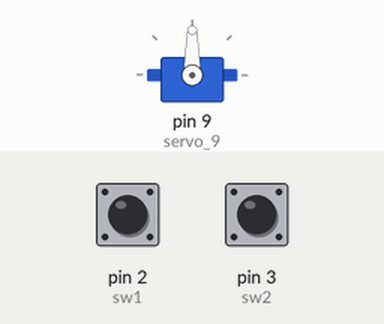
Simulated run of this sketch. Board: Arduino Uno, built with avr-gcc and run on an emulated ATmega328P. Shown: servo. The inputs (shaded band) are chosen by the test bench; at power-on: pin 3 (sw2) HIGH, pin 2 (sw1) HIGH.

Above: at 1.2 s.
1.3 s: pin 3 (sw2) pulled LOW for 1 s
At 3.4 s:
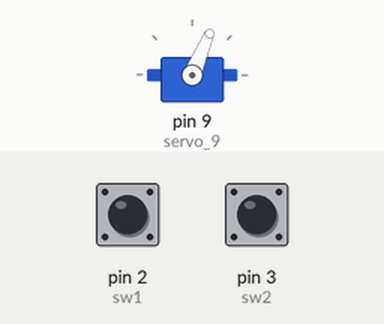
3.8 s: pin 3 (sw2) pulled LOW for 3.2 s
At 5.7 s:
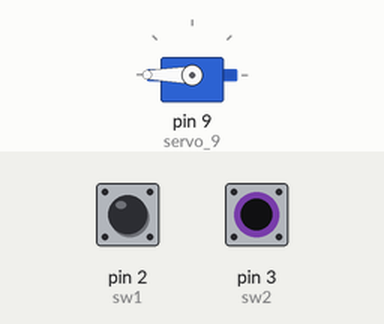
8.5 s: pin 2 (sw1) pulled LOW for 3.2 s
At 12.2 s:
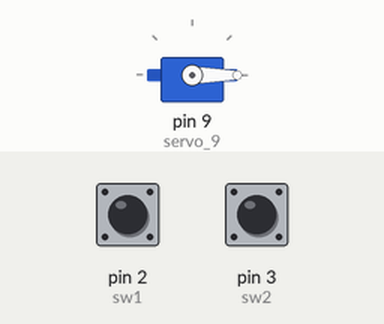
Timing chart, 0 to 13.7 s (numbered marks = the images above; inputs shaded):
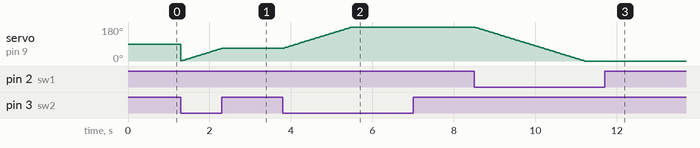

The sketch:

8.ino
```cpp
#include <Servo.h>
int pos =0;
int sw1=2;
int sw2=3;
Servo servo_9;
void setup() {
    servo_9.attach(9, 500, 2500);
    pinMode(sw1, INPUT_PULLUP);
    pinMode(sw2, INPUT_PULLUP);
    Serial.begin(9500);
    }
void loop()
{
    int vall1 = digitalRead(sw1);
    int vall2 = digitalRead(sw2);
    if(vall1 == LOW){
        pos--;
        if (pos <0) pos=0;
        servo_9.write(pos);
        delay(15);
        }
        else if(vall2 == LOW){
        pos++;
        if (pos >180) pos=180;
        servo_9.write(pos);
        delay(15);
        }
}
```

Measured:
- after the input at 3.8 s, servo on pin 9 (servo_9): moves from 67° to 180° over 1.7 s, starting at once
- after the input at 8.5 s, servo on pin 9 (servo_9): moves from 180° to 0° over 2.7 s, starting at once
